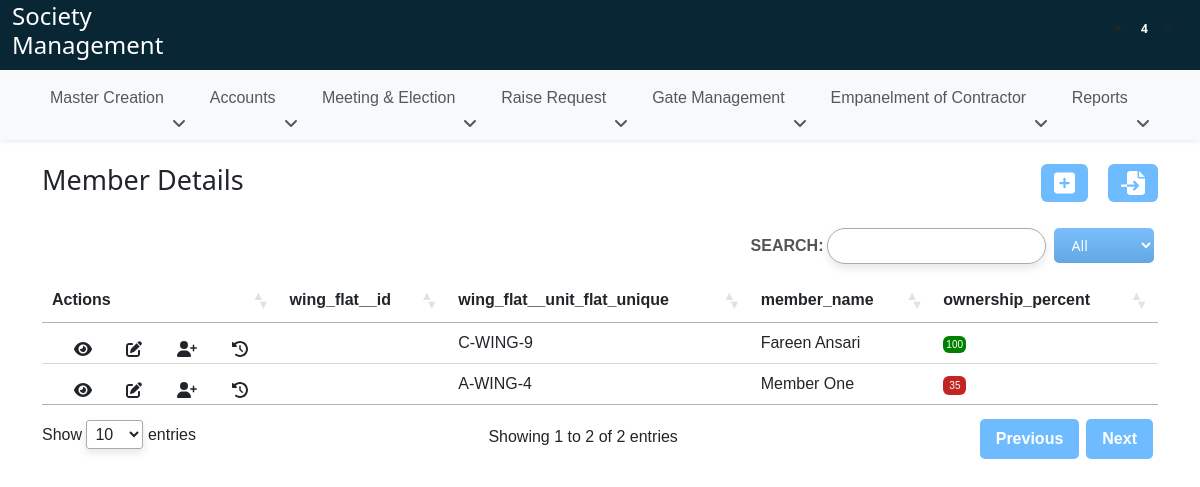
The app's page /member-details-view/, older data.
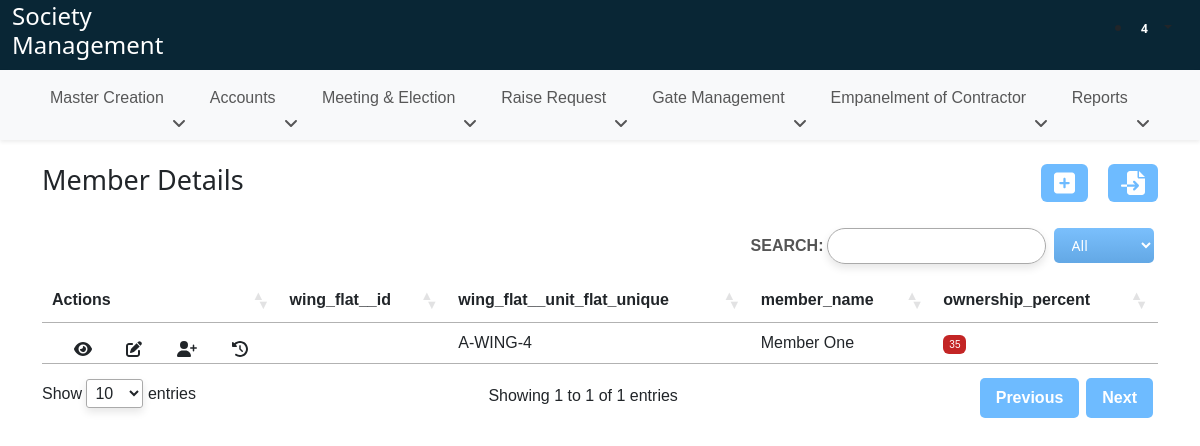
The same page, newer data.
### Society/models.py (models this page shows, shortened)
class MemberMasterCreation(models.Model):
    wing_flat = models.ForeignKey(SocietyUnitFlatCreation, on_delete=models.CASCADE, verbose_name="Flat No.")
    member_name = models.CharField(max_length=200, null=True, blank=True, verbose_name="Name")
    ownership_percent = models.IntegerField(null=True, blank=True, verbose_name="Ownership %")
    member_position = models.CharField(max_length=200, null=True, blank=True, verbose_name="Position")
    member_dob = models.DateField(null=True, blank=True, verbose_name="DOB")
    member_pan_no = models.CharField(max_length=200, null=True, blank=True, verbose_name="PAN No.")
    member_aadhar_no = models.CharField(max_length=200, null=True, blank=True, verbose_name="Aadhar No.")
    member_address = models.CharField(max_length=200, null=True, blank=True, verbose_name="Address")
    member_state = models.CharField(max_length=200, null=True, blank=True, verbose_name="State")
    member_pin_code = models.CharField(max_length=200, null=True, blank=True, verbose_name="Pin Code")
    member_email = models.EmailField(null=True, blank=True, verbose_name="Email")
    member_contact = models.CharField(max_length=200, null=True, blank=True, verbose_name="Contact No.")
    member_emergency_contact = models.CharField(max_length=200, null=True, blank=True, verbose_name="Emerg. Contact No.")
    member_occupation = models.CharField(max_length=200, null=True, blank=True, verbose_name="Occupation")
    member_is_primary = models.BooleanField(default = False, null=True, blank=True, verbose_name="Primary")
    date_of_admission = models.DateField(null=True, blank=True)
    age_at_date_of_admission = models.IntegerField(null=True, blank=True)
    sales_agreement = models.FileField(upload_to='files/', null=True, blank=True)
    other_attachment = models.FileField(upload_to='files/', null=True, blank=True)
    date_of_entrance_fees = models.DateField(null=True, blank=True)
    date_of_cessation = models.DateField(null=True, blank=True)
    reason_for_cessation = models.CharField(max_length=200, null=True, blank=True)
    flat_status = models.CharField(max_length=200, null=True, blank=True)
    same_flat_member_identification = models.CharField(max_length=100, null=True, blank=True)

### Society/views.py (the view, shortened to what this page needs)
# urls.py: path('member-details-view/', views.member_details_view, name="member_details_view"),
def member_details_view(request):
    flat_numbers_queryset = SocietyUnitFlatCreation.objects.values_list("unit", "flat")
    wing_flat_no = {
        "": "Select Flat No",
        **{f"{wing}-{flat}": f"{wing}-{flat}" for wing, flat in flat_numbers_queryset}
    }
    model_fields = MemberMasterCreation._meta.get_fields()
    member_data_label = [
        "wing_flat__id", "wing_flat__unit_flat_unique", "member_name", "ownership_percent", "member_position", "member_dob",
        "member_pan_no", "member_aadhar_no", "member_address", "member_state", "member_pin_code",
        "member_email", "member_contact", "member_emergency_contact", "member_occupation",
        "member_is_primary", "date_of_admission", "date_of_entrance_fees", "date_of_cessation", "reason_for_cessation",
        "flat_status"
    ]
    data = [field.name for field in model_fields if field.name not in ['wing_flat']]
    member_details = MemberMasterCreation.objects.filter(Q(member_is_primary=True), Q(date_of_cessation__isnull=True)).values(
        "wing_flat__id", "wing_flat__unit_flat_unique", "member_name", "ownership_percent", "member_position", "member_dob",
        "member_pan_no", "member_aadhar_no", "member_address", "member_state", "member_pin_code",
        "member_email", "member_contact", "member_emergency_contact", "member_occupation",
        "member_is_primary", "date_of_admission", "date_of_entrance_fees", "date_of_cessation", "reason_for_cessation",
        "flat_status"
    )
    flat_id = None
    return render(request, "member_master_table.html", {
        "member_data_label": member_data_label,
        "member_details": member_details,
        "flat_id": flat_id
    })

### templates/member_master_table.html (shortened to what this page needs)
{% extends 'base.html' %}
{% load static %}
{% block body %}
<div class="container">
    <div class="member-title mt-4 d-flex" style="justify-content: space-between;">
        <h3 class="lead" style="font-size: 27px;">Member Details</h3>
        <div class="gap-4">
            <a href="{% url 'member_master' %}" class="btn me-3" style="background-color: #6ebbff; color:white;">
                <i class="fa-solid fa-square-plus fa-xl"></i>
            </a>
            <a href="" class="btn" style="background-color: #6ebbff; color:white;">
                <i class="fa-solid fa-file-import fa-xl"></i>
            </a>
        </div>
    </div>
    <div class="mt-4">
        <table id="example" class="display dt-table order-column" style="width:100%">
            <thead>
                <tr>
                    <th class="exclude-print">Actions</th>
                    {% for item in member_data_label %}
                    {% if item == "ID" %}
                    <th hidden>{{ item }}============</th>
                    {% else %}
                    <th>{{ item }}</th>
                    {% endif %}
                    {% endfor %}
                </tr>
            </thead>
            <tbody>
                {% for item in member_details %}
                <tr>
                    <td class="d-flex" style="justify-content: space-evenly;">
                        <button type="button" class="btn" data-bs-toggle="modal" data-bs-target="#exampleModal"
                            onclick="updateMemberDetails(`{{item.wing_flat__id}}`)"><i
                                class="fa-solid fa-eye"></i></button>
                        <button type="button" class="btn" data-bs-toggle="modal" data-bs-target="#exampleModalEdit"
                            onclick="editMemberDetails(`{{item.wing_flat__id}}`)"><i
                                class="fa-solid fa-pen-to-square"></i></button>
                        <button title="Add Member" type="button" data-bs-toggle="modal" data-bs-target="#addMemberModal"
                            onclick="addMemberDetails(`{{item.wing_flat__id}}`)" class="btn"><i
                                class="fa-solid fa-user-plus"></i></button>
                        <button title="View History" type="button" data-bs-toggle="modal" data-bs-target="#historyModal"
                            onclick="flatHistoryDetails(`{{item.wing_flat__id}}`)" class="btn">
                            </button>
                    </td>
                    <td>{{ item.id }}</td>
                    <td>{{ item.wing_flat__unit_flat_unique }}</td>
                    <td>{{ item.member_name }}</td>
                    {% if item.ownership_percent < 100 %} <td><span
                            style="background-color: #c32525; color: white; font-size: 10px; padding: 4px 6px; border-radius: 6px;">
                            {{item.ownership_percent }}</span></td>
                        {% else %}
                        <td><span
                                style="background-color: green; color: white; font-size: 10px; padding: 3px; border-radius: 6px;">
                                {{item.ownership_percent }}</span></td>
                        {% endif %}
                </tr>
                {% endfor %}
            </tbody>
        </table>
    </div>
    {% endblock body %}

Row changes from the older to the newer data that the page shows:
no longer on this page (row edited): MemberMasterCreation: wing_flat__unit_flat_unique "C-WING-9", member_name "Fareen Ansari", ownership_percent "100"
Text that changed along with them:
text written by a page script: "SEARCH: Showing 1 to 2 of 2 entries Previous Next Show entries" → "SEARCH: Showing 1 to 1 of 1 entries Previous Next Show entries"
